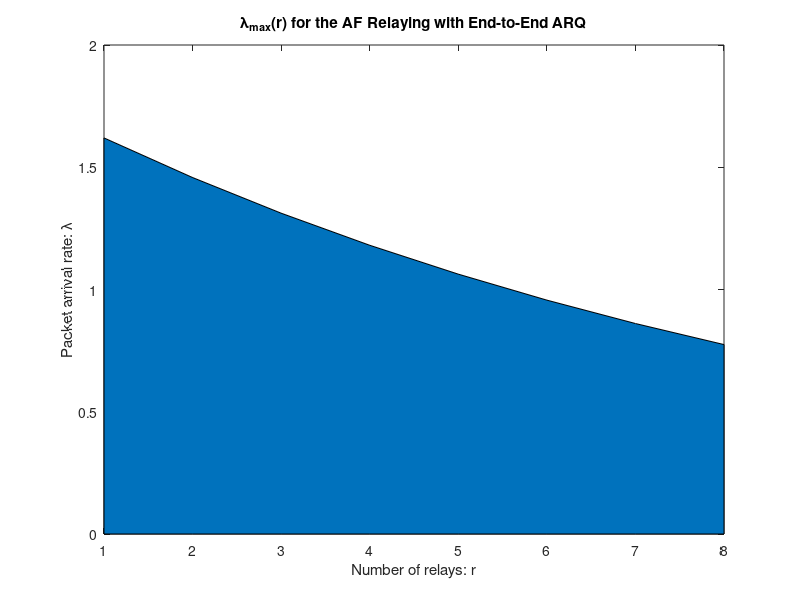

Reproduce this figure in MATLAB.
r = linspace(1,8,8);
lambda = 2*0.9.^(r+1);
plot(r, lambda);
area(r, lambda);
xlabel('Number of relays: r');
ylabel('Packet arrival rate: \lambda');
title('\lambda_{max}(r) for the AF Relaying with End-to-End ARQ');